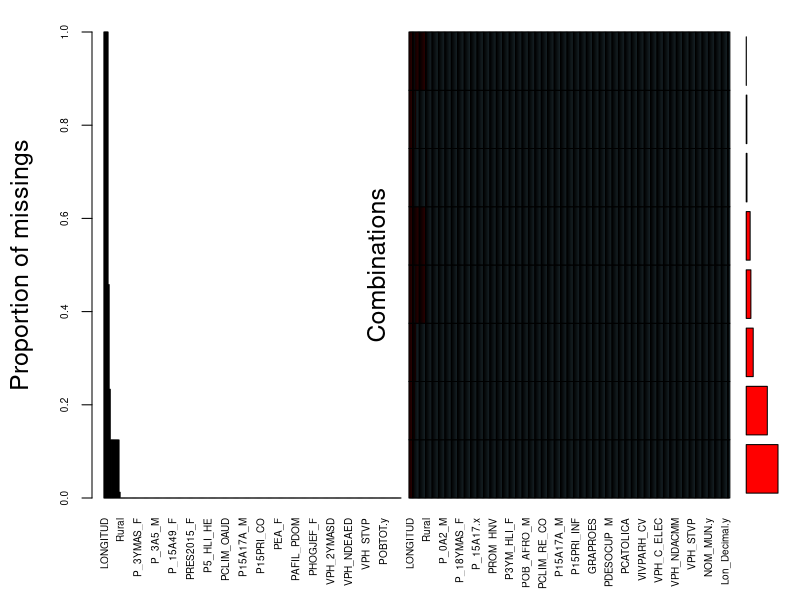
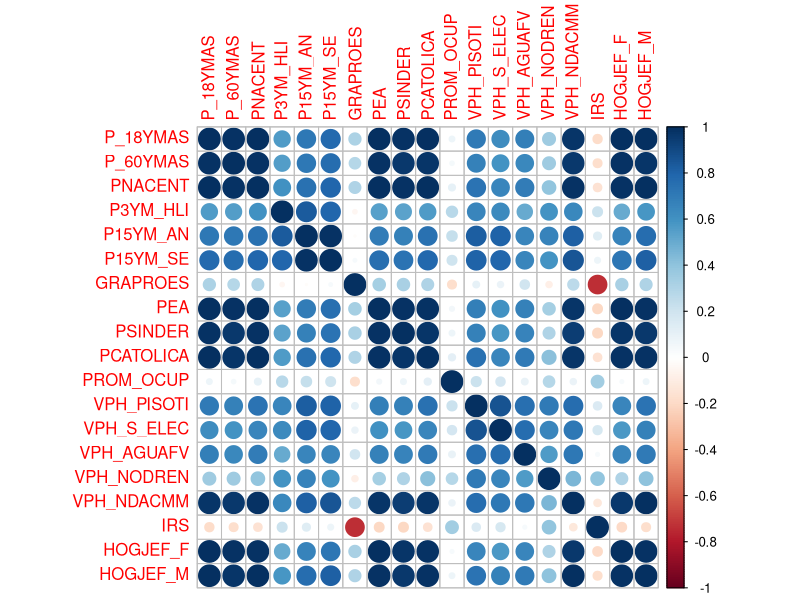
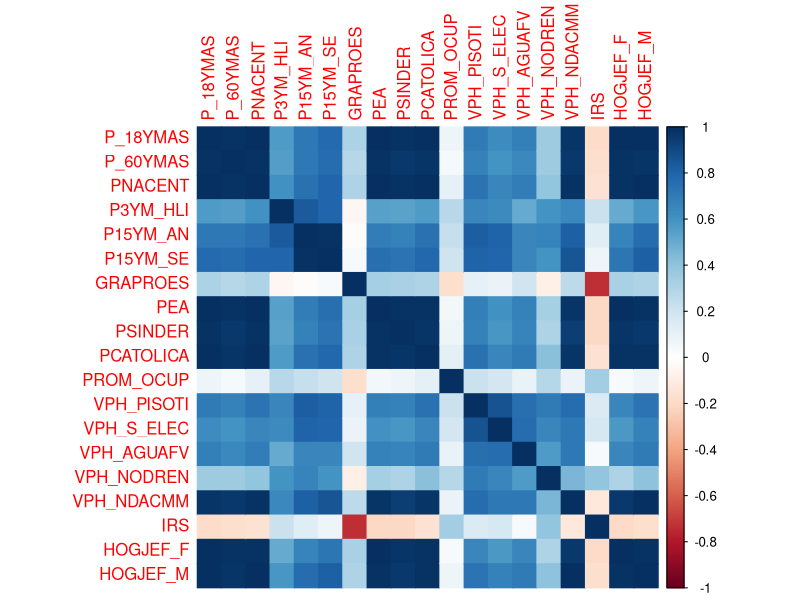
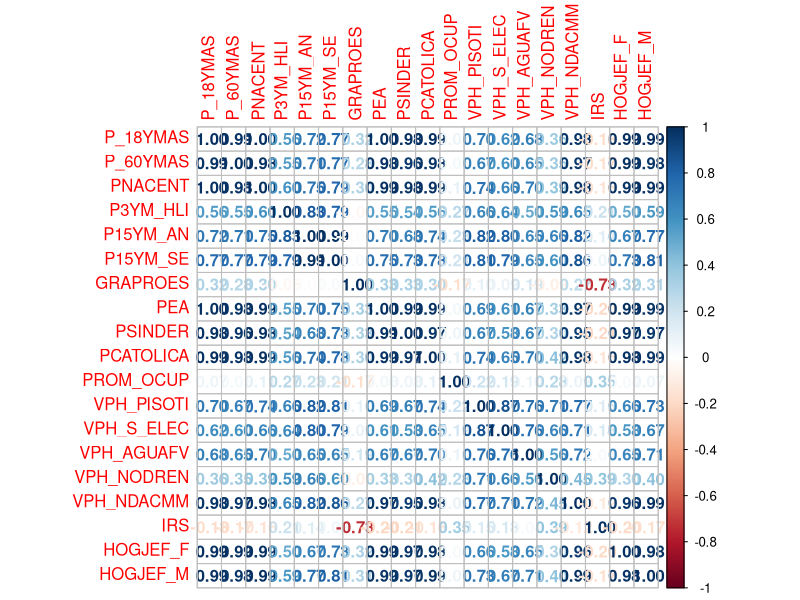
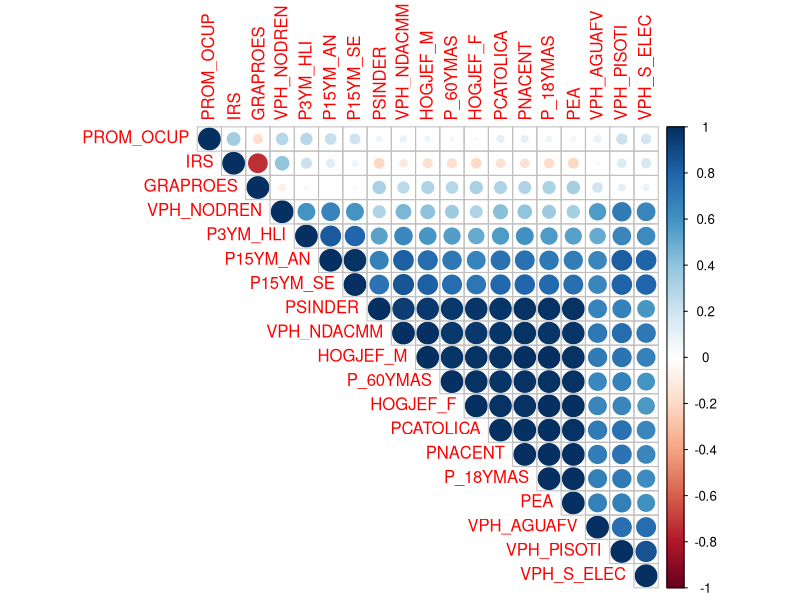

Generate these figures, in order, with R:
## ---- chunk 1
library(VIM)
library(tidyverse)
## ---- chunk 2
OAXACA2 <- read_csv("OAXACA2.csv")
## ---- chunk 3
aggr(OAXACA2, sortVars = T, prop = T, sortCombs = T, cex.lab = 1.5, cex.axis = .6, cex.numbers = 5, combined = F, gap=-.2)
## ---- chunk 4
info<- OAXACA2[ ,c("MUN.x","POBTOT.x","P_18YMAS","P_60YMAS","PNACENT","P3YM_HLI","P15YM_AN","P15YM_SE","GRAPROES","PEA","PSINDER","PCATOLICA","PROM_OCUP","VPH_PISOTI","VPH_S_ELEC","VPH_AGUAFV","VPH_NODREN","VPH_NDACMM","IRS","HOGJEF_F","HOGJEF_M","PORCENTAJE_DE_LA.POBLACIÓN_EN_POBREZA_EXTREMA_2015")]
## ---- chunk 5
cor(info[,-1])
## ---- chunk 6
library(mice)
datos_imputados_regresion1<-mice(info[,-1],m = 5,maxit = 10,seed=2018, method="norm.predict",print = FALSE)
#head(datos_imputados_regresion) #Datos imputados por regresion
datos_completos_info <-mice::complete(datos_imputados_regresion1)
head(datos_completos_info)# Datos completos imputados por regresion
## ---- chunk 7
cor(datos_completos_info[,-c(1,22)])
## ---- chunk 8
M<-cor(datos_completos_info[,-c(1,21)])
## ---- chunk 9
library(corrplot)
corrplot(M,method = "circle")
## ---- chunk 10
library(corrplot)
corrplot(M,method = "color")
## ---- chunk 11
library(corrplot)
corrplot(M,method = "number")
## ---- chunk 12
corrplot(M,type="upper",order="hclust")
